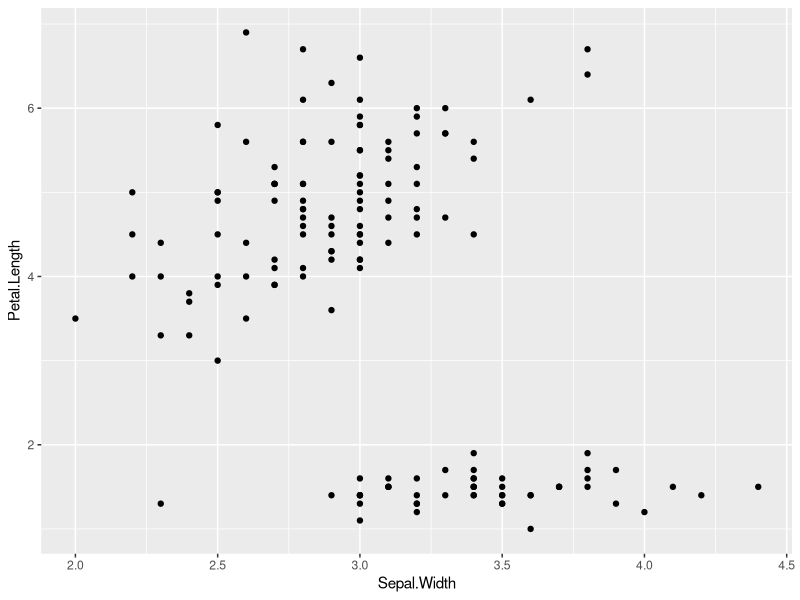
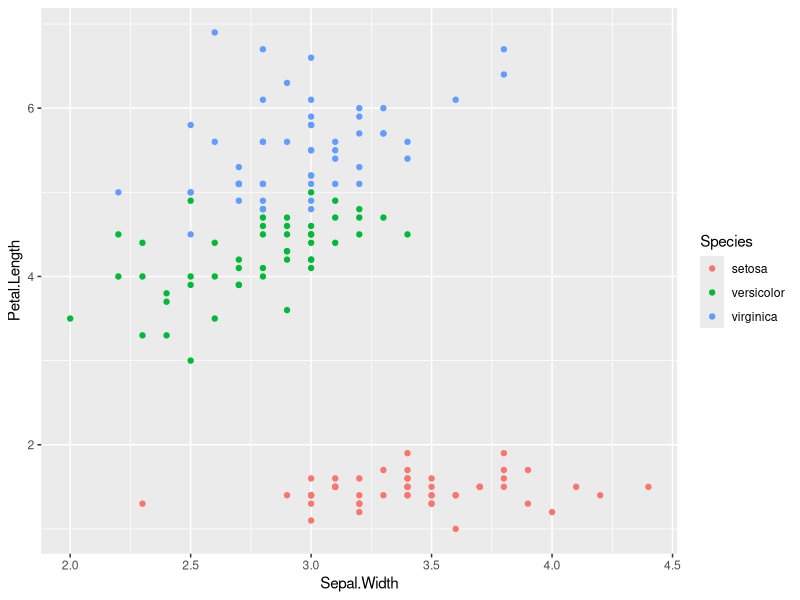
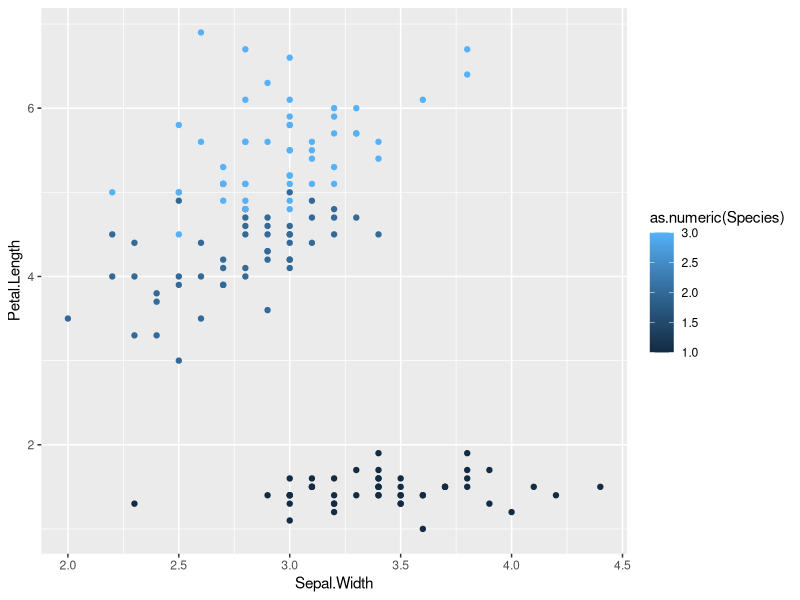
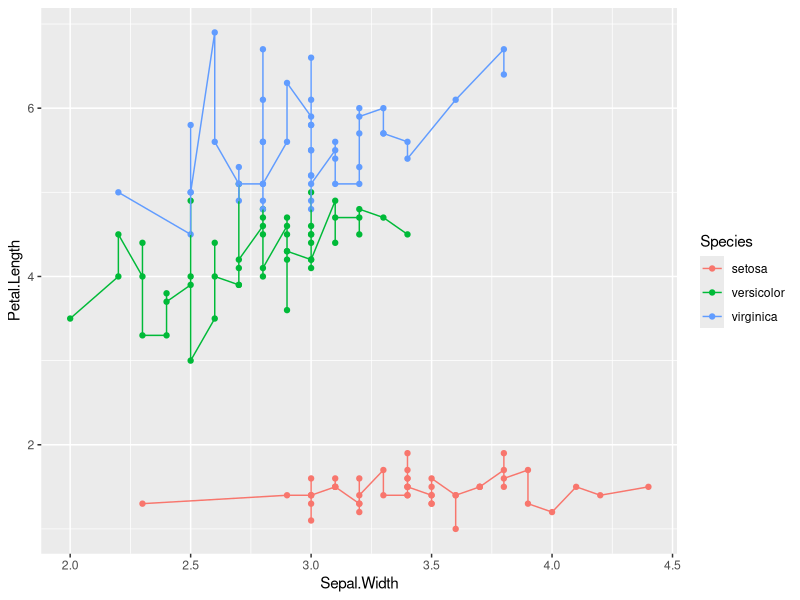
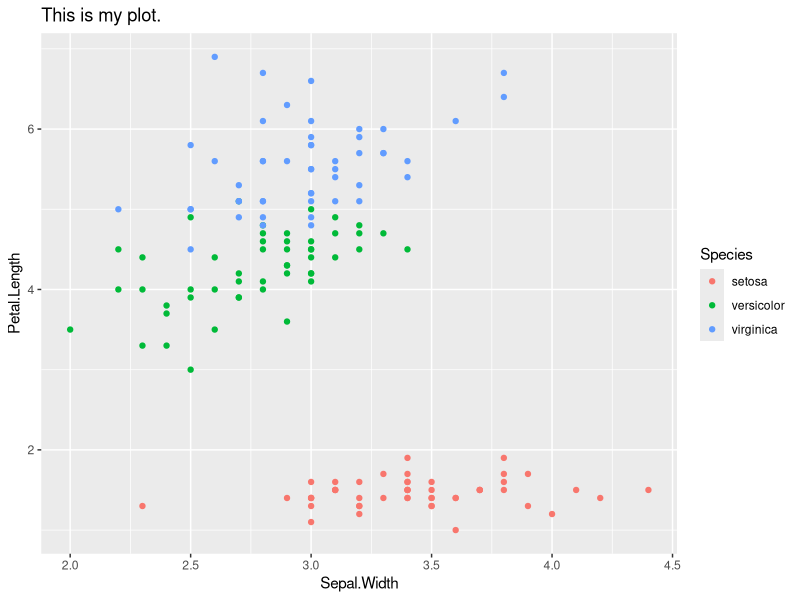
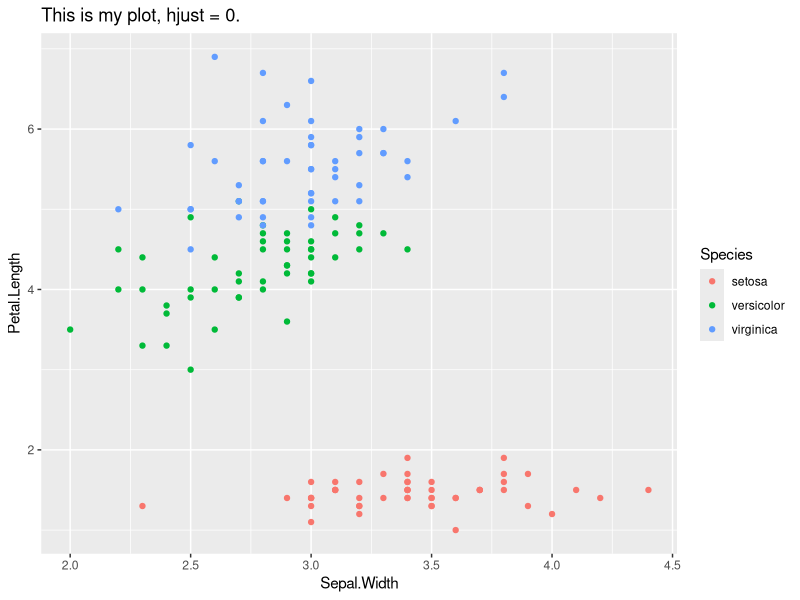
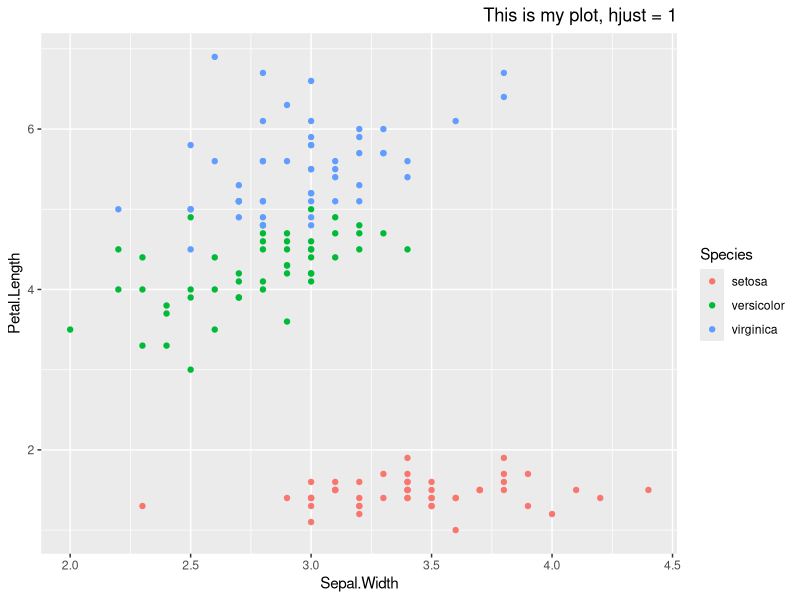
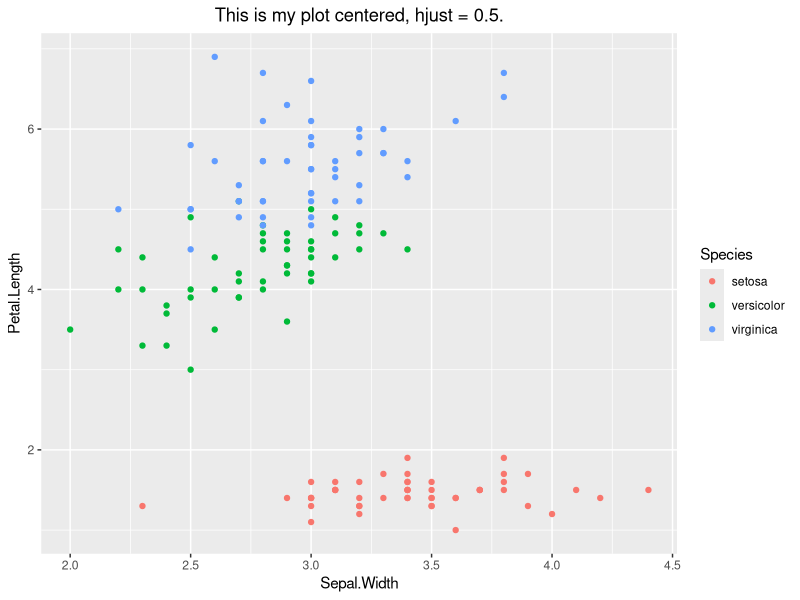

Write the R code that produced these figures, in order.
## ---- chunk 1
knitr::opts_chunk$set(echo = TRUE)
## ---- chunk 2
# install.packages("ggplot2")
library(ggplot2)

## ---- chunk 3
data(iris)
class(iris)
str(iris)
head(iris)
## ---- chunk 4
g1 <- ggplot(iris, aes(x=Sepal.Width, y=Petal.Length)) + 
      geom_point()
print(g1) # even though typing 'g1' into the console would produce the plot in an interactive R session, any time you are creating a document (pdf, jpeg) you need to wrap your ggplot object in print()
## ---- chunk 5
g1 <- ggplot(iris, aes(Sepal.Width, Petal.Length, colour = Species)) + 
      geom_point()
print(g1)
## ---- chunk 6
levels(iris$Species)
## ---- chunk 7
ggplot(iris, aes(Sepal.Width, Petal.Length, colour = as.numeric(Species))) + 
      geom_point()
## ---- chunk 8
attributes(g1)
## ---- chunk 9
g2 <- g1 + geom_line()
print(g2)
## ---- chunk 10
g3 <- g1 + ggtitle("This is my plot.")
print(g3)
## ---- chunk 11
g3$theme # this is an empty list
## ---- chunk 12
ggplot(iris, aes(Sepal.Width, Petal.Length, colour = Species)) + 
          geom_point() +
          ggtitle("This is my plot, hjust = 0.") +
          theme(plot.title = element_text(hjust = 0)) 

ggplot(iris, aes(Sepal.Width, Petal.Length, colour = Species)) + 
          geom_point() +
          ggtitle("This is my plot, hjust = 1") +
          theme(plot.title = element_text(hjust = 1)) 


g4 <- ggplot(iris, aes(Sepal.Width, Petal.Length, colour = Species)) + 
          geom_point() +
          ggtitle("This is my plot centered, hjust = 0.5.") +
          theme(plot.title = element_text(hjust = 0.5)) 

print(g4)
## ---- chunk 13
g4$theme # not empty anymore!
## ---- chunk 14
print(g3 + theme(plot.title = element_text(hjust = 0.5)))
## ---- chunk 15
g5 <- ggplot(iris, aes(Sepal.Width, Petal.Length, colour = Species)) + 
          geom_point() +
          ggtitle("This is my plot centered.") +
          scale_x_continuous(name = "Sepal width (units)") +
          scale_y_continuous(name = "Petal length (units)") +
          theme(plot.title = element_text(hjust = 0.5)) 
print(g5)
## ---- chunk 16
g_bar1 <- ggplot(iris, aes(Species, Sepal.Width, fill = Species)) +
              geom_bar(stat = "identity") +
              ggtitle("This is my plot centered.") +
              scale_x_discrete("Species blah") +
              scale_y_continuous("Sepal width (units)") +
              theme(plot.title = element_text(hjust = 0.5))
print(g_bar1)
## ---- chunk 17
g_bar2 <- ggplot(iris, aes(Species, Sepal.Width, fill = Species)) +
              geom_bar(stat = "identity") +
              ggtitle("This is my plot centered.") +
              scale_x_discrete(name = "", labels = c("Setosa", "Versicolor", "Virginica")) +
              scale_y_continuous("Sepal width (units)") +
              theme(plot.title = element_text(hjust = 0.5),
                    axis.text.x = element_text(angle=45, vjust=0.5, size=12, color = "black"))
print(g_bar2)
## ---- chunk 18
g_bar3 <- ggplot(iris, aes(Species, Sepal.Width, fill = Species)) +
              geom_bar(stat = "identity") +
              ggtitle("This is my plot centered.") +
              scale_x_discrete(name = "", labels = c("Setosa", "Versicolor", "Virginica")) +
              scale_y_continuous("Sepal width (units)") +
              theme(plot.title = element_text(hjust = 0.5),
                    axis.text.x = element_text(angle=45, vjust=0.5, size=12, color = "black")) +
              scale_fill_discrete(guide = FALSE)
print(g_bar3)
## ---- chunk 19
g_bar4 <- ggplot(iris, aes(Species, Sepal.Width, fill = Species)) +
              geom_bar(stat = "identity") +
              ggtitle("This is my plot centered with ugly colors.") +
              scale_x_discrete(name = "", breaks = NULL) +
              scale_y_continuous("Sepal width (units)") +
              theme(plot.title = element_text(hjust = 0.5)) +
              scale_fill_manual(values=c("#999999", "#E69F00", "#56B4E9"), 
                                name="Flower\nSpecies",
                                labels=c("Setosa", "Versicolor", "Virginica"))
print(g_bar4)
## ---- chunk 20
set.seed(123)
bias <- rnorm(7, 0, 2) 
bias2 <- bias^2
var <- rgamma(7, 1, 1)
mse <- bias2 + var
dat <- as.data.frame(rbind(mse, bias2, var))
names(dat) <- paste0("model_", 1:ncol(dat))
print(dat)
## ---- chunk 21
dat_silent <- dat
dat_silent <- as.data.frame(t(dat_silent))
dat_silent$Model <- rownames(dat_silent)
suppressPackageStartupMessages(require(reshape2))
gdat <- melt(dat_silent[, 2:4], id.vars = "Model")
g <- ggplot(gdat, aes(x=Model, y=value, fill=variable)) +
  geom_bar(stat = "identity", position = position_dodge()) +
  ggtitle("Grouped bar chart")
print(g)
## ---- chunk 22
g <- ggplot(gdat, aes(x=Model, y=value, fill=variable)) +
  geom_bar(stat = "identity") +
  ggtitle("Stacked bar chart")
print(g)
## ---- chunk 23
print(dat) # wide
print(gdat) # long
## ---- chunk 24
dat <- as.data.frame(t(dat))
dat$Model <- rownames(dat)
suppressPackageStartupMessages(require(reshape2))
gdat <- melt(dat[, 2:4], id.vars = "Model")
print(gdat)
## ---- chunk 25
g <- ggplot(iris, aes(Sepal.Width, Petal.Length, colour = Species)) + 
      geom_point() + # as written, this inherits 'color' from the aes above
      geom_smooth(method = lm, se = FALSE) # as written, this inherits 'color' from the aes above 
      
print(g)

g <- ggplot(iris, aes(Sepal.Width, Petal.Length, group = Species)) + # specify a grouping var
      geom_point(aes(colour = Species)) + # specify color specifically by the group var
      geom_smooth(method = lm, se = FALSE, aes(colour = Species, linetype = Species)) # specify color and line type by the group var
      
print(g)
## ---- chunk 26
g4 <- ggplot(iris, aes(Sepal.Width, Petal.Length, colour = Species)) + 
          geom_point() +
          ggtitle(expression("This is my plot centered,"~mu^2~", "~hat(beta))) +
          theme(plot.title = element_text(hjust = 0.5)) 

print(g4)
## ---- chunk 27
# what's the correlation between Petal.Length and Sepal.Width?
myCor <- cor(iris$Petal.Length, iris$Sepal.Width)
myCor # let's round this or it'll all print...
myCor <- round(myCor, digits = 2)
myCor

g4 <- ggplot(iris, aes(Sepal.Width, Petal.Length, colour = Species)) + 
          geom_point() +
          ggtitle(bquote("r" == .(myCor)~"and"~mu^2~", "~hat(beta))) +
          theme(plot.title = element_text(hjust = 0.5)) 

print(g4)
## ---- chunk 28
### option 1
myScatter <- function(df, subvar, sublevel, xvar, yvar){
  g_df <- df[which(df[, subvar] == sublevel),]
  
  g_df$xvar <- g_df[, xvar] # just create vars named "xvar" 
  g_df$yvar <- g_df[, yvar] # and "yvar"
  
  g <- ggplot(g_df, aes(x=xvar, y=yvar)) +
       geom_point() +
       ggtitle(bquote("Species: "~.(sublevel)))
  return(g)
}

g <- myScatter(iris, "Species", "setosa", "Sepal.Width", "Petal.Length")
print(g)


### option 2
myScatter <- function(df, subvar, sublevel, xvar, yvar){
  g_df <- df[which(df[, subvar] == sublevel),]
  g <- ggplot(g_df, aes_string(x=xvar, y=yvar)) + # use aes_string, not aes
       geom_point() +
       ggtitle(bquote("Species: "~.(sublevel)))
  return(g)
}

g <- myScatter(iris, "Species", "setosa", "Sepal.Width", "Petal.Length")
print(g)


### option 3
myScatter <- function(df, subvar, sublevel, xvar, yvar){
  xvar <- sym(xvar) # sym converts the symbol to the string that the variable contains
  print(xvar)
  yvar <- sym(yvar)
  g_df <- df[which(df[, subvar] == sublevel),]
  g <- ggplot(g_df, aes(x=!!xvar, y=!!yvar)) +  # !! unquotes the string
       geom_point() +
       ggtitle(bquote("Species: "~.(sublevel)))
  return(g)
}

g <- myScatter(iris, "Species", "setosa", "Sepal.Width", "Petal.Length")
print(g)


### option 4
myScatter <- function(df, subvar, sublevel, xvar, yvar){
  xvar <- ensym(xvar) # sym converts the symbol to the string that the variable contains
  print(xvar)
  yvar <- ensym(yvar)
  g_df <- df[which(df[, subvar] == sublevel),]
  g <- ggplot(g_df, aes(x=!!xvar, y=!!yvar)) +  # !! unquotes the string
       geom_point() +
       ggtitle(bquote("Species: "~.(sublevel)))
  return(g)
}

g <- myScatter(iris, "Species", "setosa", "Sepal.Width", "Petal.Length")
print(g)
